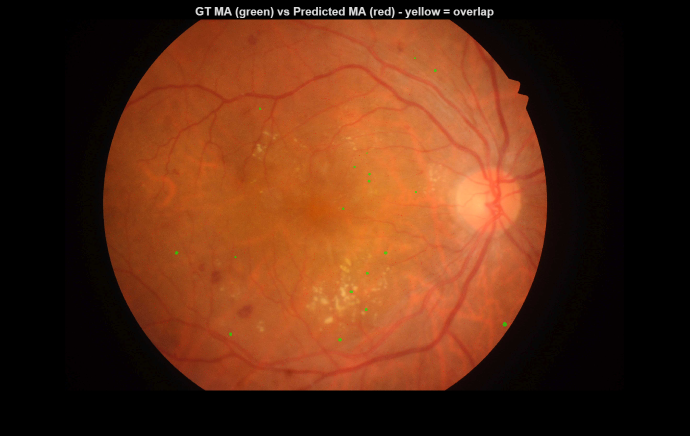
%> input picture ma_diagnostic_overlay.png, 1380 x 871 px (shown at 1/2 size)
$ octave --eval "result = enhanceForReview('../ma_diagnostic_overlay.png');"   (GNU Octave 9; MATLAB toolbox functions it lacks are replaced by stand-ins)
%> lines starting %> are read from the running program, lines starting %| are printed output that depends on the picture; in (x1, y1, x2, y2) boxes, pixels count from 0 and x2, y2 are one past the last pixel; in counts of white or black regions, pixels touching at a corner belong together; the program's own positions count from 1
%> in enhanceForReview, img is the input picture: size 871x1380x3 uint8; mean R, G, B 90.6, 43.7, 20.2
### stage1_quality/getFOVMask.m
function mask = getFOVMask(img)
% GETFOVMASK  Find the circular retina region in a fundus image, as a
% mask separating it from the black rectangular background.
%
%   mask = getFOVMask(img)
%
%   Returns a logical (true/false) image, same height/width as img:
%   true  = pixel is inside the retina (the photographed circle)
%   false = pixel is background (the black corners/borders)
%
%   HOW IT WORKS:
%   Fundus cameras always produce a circular photographed region inside
%   a black rectangular frame. The background is essentially pure black
%   (R,G,B all near 0) in a way real retinal tissue never is, even in
%   underexposed images -- so a low brightness threshold reliably
%   separates "black frame" from "photographed circle," regardless of
%   how dark the actual retina photo is.
%
%   NOTE (MATLAB basics):
%   - sum(img, 3) adds up the Red+Green+Blue channels into one 2D image,
%     so we're checking total brightness across all colors, not just one.
%   - bwareafilt() keeps only the largest connected blob in a
%     true/false image and discards smaller stray true regions (like a
%     tiny bright reflection or a single stray decoded pixel) --
%     important because the actual FOV should be one big circular blob.
%   - imfill(mask, 'holes') fills in any small dark spots (like a real
%     dark lesion or hemorrhage inside the retina) that would otherwise
%     incorrectly poke holes in the mask -- we want the whole circle
%     included, not perforated by naturally dark clinical content.

    totalBrightness = sum(im2double(img), 3);
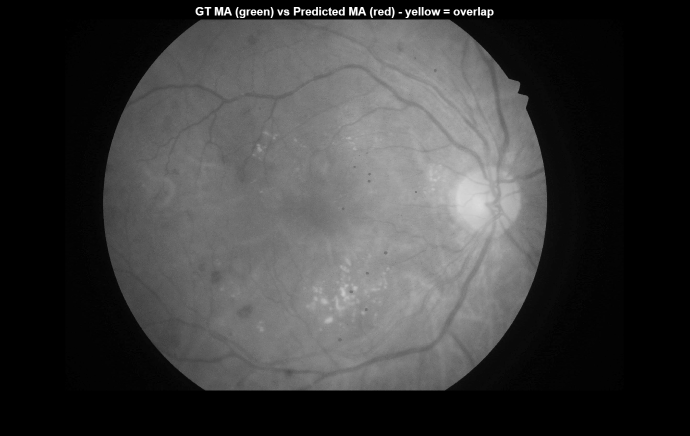
%> totalBrightness: size 871x1380 double (shown at 1/2 size); min 0, max 2.55, mean 0.606; drawn with min black and max white

    % Threshold: background pixels sum to ~0 across all 3 channels;
    % real retina content (even dark areas) has SOME non-zero signal.
    roughMask = totalBrightness > 0.06;
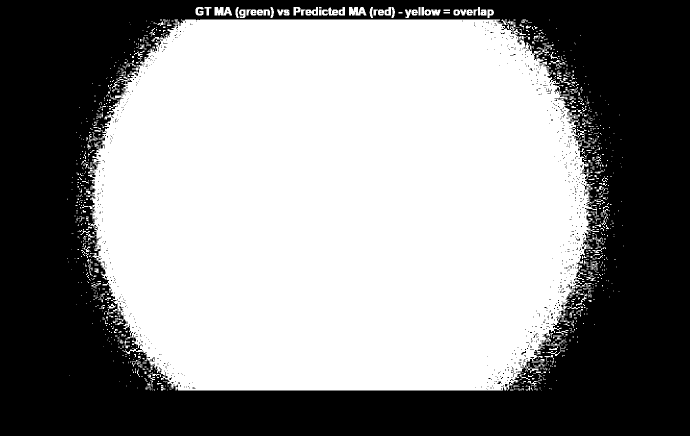
%> roughMask: size 871x1380 logical (shown at 1/2 size); 55.8% white; 811 black regions (792 under 20 px), largest, box (x1, y1, x2, y2) and area: (0, 0, 1380, 871) 528281, (1132, 570, 1144, 579) 37, (1043, 702, 1052, 710) 30

    % Keep only the single largest connected region (the retina circle
    % itself), discarding any small stray bright/dark artifacts.
    roughMask = bwareafilt(roughMask, 1);
%> roughMask: size 871x1380 logical; 54.4% white; 787 black regions (775 under 20 px), largest, box (x1, y1, x2, y2) and area: (0, 0, 1380, 871) 544917, (1132, 570, 1144, 579) 37, (1043, 702, 1052, 710) 30

    % Fill any interior dark spots (lesions, vessels, hemorrhages) so
    % the mask represents the FULL retina disc, not a perforated one.
    mask = imfill(roughMask, 'holes');
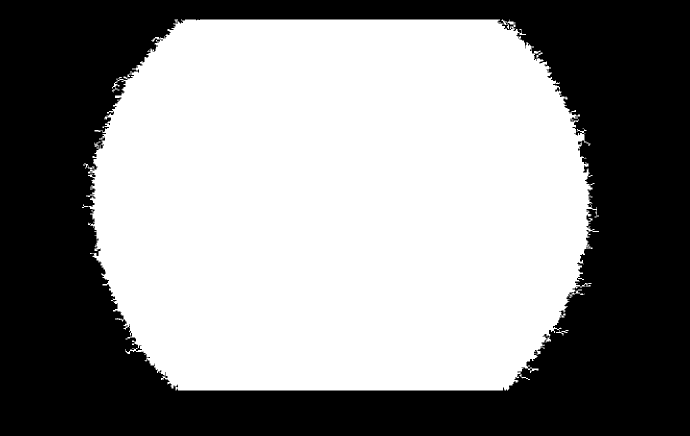
%> mask: size 871x1380 logical (shown at 1/2 size); 54.8% white; 1 black region
end

### stage1_quality/enhanceForReview.m
function out = enhanceForReview(img, opts)
% ENHANCEFORREVIEW  Enhanced copy of a fundus photograph for a HUMAN reviewer: illumination normalisation, CLAHE and denoising.
%
%   out = enhanceForReview(img)
%   out = enhanceForReview(img, struct('Denoise', true, 'ClipLimit', 0.01))
%
% Steps, on the L channel of CIELAB inside the retina only (colour is kept, the black border stays black):
%   1. illumination normalisation: divide out the slowly varying background (Gaussian, sigma = 1/8 of the retina width), so a dark
%      periphery or an uneven flash no longer hides detail;
%   2. CLAHE (adapthisteq) for local contrast;
%   3. denoising with an edge-preserving bilateral filter (imbilatfilt), so CLAHE does not amplify grain.
%
% The grading network is NOT given this image: it was trained and validated on unprocessed photographs, and on degraded photos this
% enhancement does not improve its referral decision (validation/results/enhancement.md). It is for display and review.
    if nargin < 2, opts = struct(); end
    if ~isfield(opts, 'Denoise'), opts.Denoise = true; end
    if ~isfield(opts, 'ClipLimit'), opts.ClipLimit = 0.01; end
    if ischar(img) || isstring(img), img = imread(img); end
    if size(img, 3) == 1, img = repmat(img, 1, 1, 3); elseif size(img, 3) == 4, img = img(:, :, 1:3); end

    fov = getFOVMask(img);
    st = regionprops(fov, 'BoundingBox', 'Area');
%> st = 1 region; box (x1, y1, x2, y2) and Area: (164, 39, 1198, 781) 658226
    [~, big] = max([st.Area]);
%> big = 1
    width = max(st(big).BoundingBox(3), 16);
%> width = 1034
    lab = rgb2lab(img);
%> lab: size 871x1380x3 double; mean of channels 1, 2, 3 23.9, 17.3, 21.5
    L = lab(:, :, 1) / 100;

    % 1. illumination: background from the retina only (outside is filled with the retina mean so the rim does not darken)
    Lfill = L; Lfill(~fov) = mean(L(fov));
    background = imgaussfilt(Lfill, width / 8);
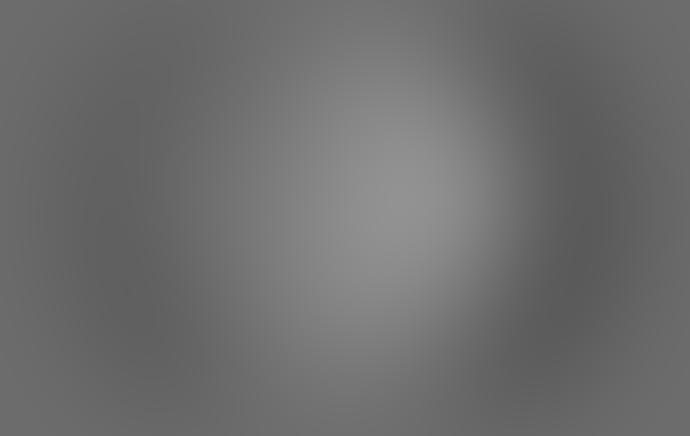
%> background: size 871x1380 double (shown at 1/2 size); min 0.356, max 0.574, mean 0.431
    Ln = L ./ max(background, 0.02) * mean(L(fov));
    Ln = min(max(Ln, 0), 1);

    % 2. CLAHE
    Lc = adapthisteq(Ln, 'ClipLimit', opts.ClipLimit, 'NumTiles', [8 8]);
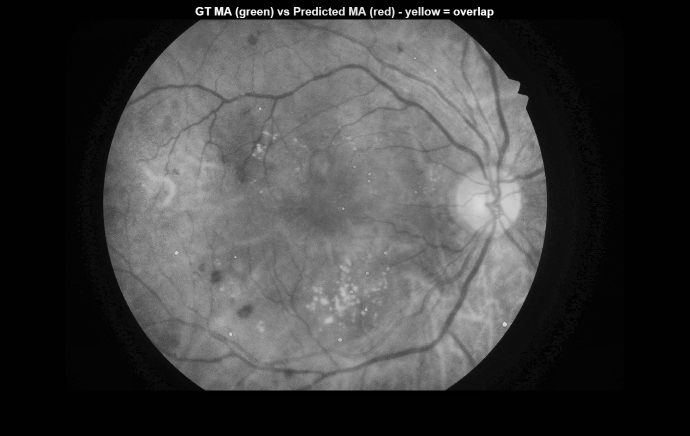
%> Lc: size 871x1380 double (shown at 1/2 size); min 0, max 1, mean 0.25

    % 3. denoise
    if opts.Denoise
        Lc = imbilatfilt(Lc, 0.02, max(1, width / 400));
    end
    Lc(~fov) = 0;
    lab(:, :, 1) = Lc * 100;
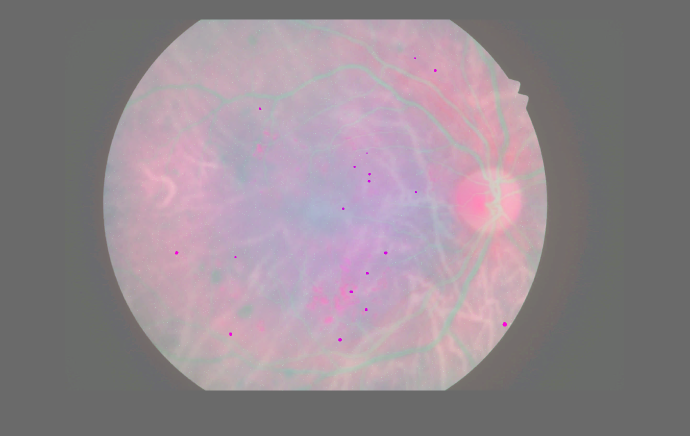
%> lab: size 871x1380x3 double (shown at 1/2 size); mean R, G, B 24.2, 17.3, 21.5; drawn with min black and max white
    ab = lab(:, :, 2:3); ab(repmat(~fov, 1, 1, 2)) = 0; lab(:, :, 2:3) = ab;
    out = im2uint8(lab2rgb(lab));
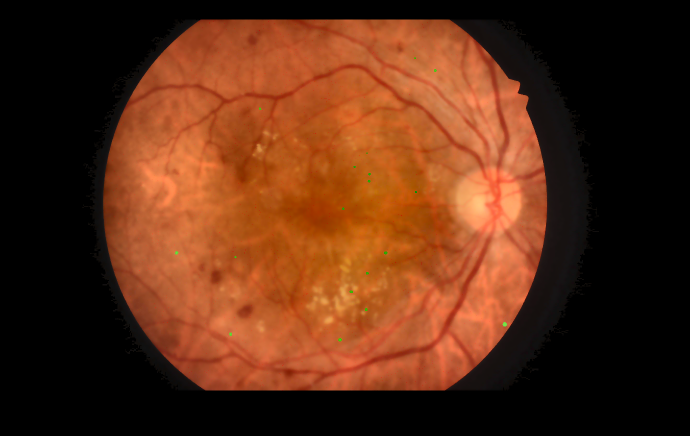
%> out: size 871x1380x3 uint8 (shown at 1/2 size); mean R, G, B 91.2, 44.8, 21
end
